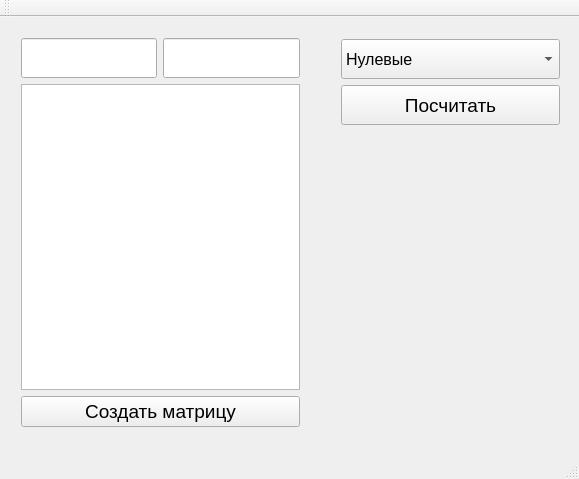
<?xml version="1.0" encoding="UTF-8"?>
<ui version="4.0">
 <class>lab8</class>
 <widget class="QMainWindow" name="lab8">
  <property name="geometry">
   <rect>
    <x>0</x>
    <y>0</y>
    <width>579</width>
    <height>479</height>
   </rect>
  </property>
  <property name="windowTitle">
   <string>lab8</string>
  </property>
  <widget class="QWidget" name="centralWidget">
   <widget class="QWidget" name="">
    <property name="geometry">
     <rect>
      <x>10</x>
      <y>10</y>
      <width>301</width>
      <height>411</height>
     </rect>
    </property>
    <layout class="QVBoxLayout" name="verticalLayout">
     <item>
      <layout class="QHBoxLayout" name="horizontalLayout">
       <item>
        <widget class="QLineEdit" name="lineEdit">
         <property name="sizePolicy">
          <sizepolicy hsizetype="Expanding" vsizetype="Fixed">
           <horstretch>0</horstretch>
           <verstretch>0</verstretch>
          </sizepolicy>
         </property>
         <property name="minimumSize">
          <size>
           <width>0</width>
           <height>40</height>
          </size>
         </property>
         <property name="font">
          <font>
           <pointsize>14</pointsize>
          </font>
         </property>
        </widget>
       </item>
       <item>
        <widget class="QLineEdit" name="lineEdit_2">
         <property name="sizePolicy">
          <sizepolicy hsizetype="Expanding" vsizetype="Fixed">
           <horstretch>0</horstretch>
           <verstretch>0</verstretch>
          </sizepolicy>
         </property>
         <property name="minimumSize">
          <size>
           <width>0</width>
           <height>40</height>
          </size>
         </property>
         <property name="font">
          <font>
           <pointsize>14</pointsize>
          </font>
         </property>
        </widget>
       </item>
      </layout>
     </item>
     <item>
      <widget class="QTextEdit" name="textEdit">
       <property name="font">
        <font>
         <pointsize>14</pointsize>
        </font>
       </property>
       <property name="readOnly">
        <bool>true</bool>
       </property>
      </widget>
     </item>
     <item>
      <widget class="QPushButton" name="pushButton">
       <property name="minimumSize">
        <size>
         <width>0</width>
         <height>30</height>
        </size>
       </property>
       <property name="font">
        <font>
         <pointsize>14</pointsize>
        </font>
       </property>
       <property name="text">
        <string>Создать матрицу</string>
       </property>
      </widget>
     </item>
    </layout>
   </widget>
   <widget class="QWidget" name="">
    <property name="geometry">
     <rect>
      <x>330</x>
      <y>11</y>
      <width>241</width>
      <height>211</height>
     </rect>
    </property>
    <layout class="QVBoxLayout" name="verticalLayout_2">
     <item>
      <widget class="QComboBox" name="comboBox">
       <property name="minimumSize">
        <size>
         <width>0</width>
         <height>40</height>
        </size>
       </property>
       <property name="font">
        <font>
         <pointsize>12</pointsize>
        </font>
       </property>
       <item>
        <property name="text">
         <string>Нулевые</string>
        </property>
       </item>
       <item>
        <property name="text">
         <string>Ненулевые</string>
        </property>
       </item>
      </widget>
     </item>
     <item>
      <widget class="QPushButton" name="pushButton_2">
       <property name="minimumSize">
        <size>
         <width>0</width>
         <height>40</height>
        </size>
       </property>
       <property name="font">
        <font>
         <pointsize>14</pointsize>
        </font>
       </property>
       <property name="text">
        <string>Посчитать</string>
       </property>
      </widget>
     </item>
     <item>
      <widget class="QLabel" name="label">
       <property name="font">
        <font>
         <pointsize>16</pointsize>
        </font>
       </property>
       <property name="text">
        <string/>
       </property>
      </widget>
     </item>
    </layout>
   </widget>
  </widget>
  <widget class="QMenuBar" name="menuBar">
   <property name="geometry">
    <rect>
     <x>0</x>
     <y>0</y>
     <width>579</width>
     <height>17</height>
    </rect>
   </property>
  </widget>
  <widget class="QToolBar" name="mainToolBar">
   <attribute name="toolBarArea">
    <enum>TopToolBarArea</enum>
   </attribute>
   <attribute name="toolBarBreak">
    <bool>false</bool>
   </attribute>
  </widget>
  <widget class="QStatusBar" name="statusBar"/>
 </widget>
 <layoutdefault spacing="6" margin="11"/>
 <resources/>
 <connections/>
</ui>
